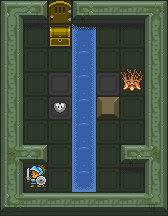

A 2D game scene composited from a Tiled map and its tileset images. What follows is a short description and the map's XML, with every tile layer's data as written:
An orthogonal 7x9 tile map with 24x24 px tiles, 5 tile layers (terrain, water, water_corners, shadows, ...), 3 tilesets.

<map version="1.0" tiledversion="2017.07.11" orientation="orthogonal" renderorder="right-down" width="7" height="9" tilewidth="24" tileheight="24" nextobjectid="1">
 <tileset firstgid="1" source="oryx_world2.tsx" />
 <tileset firstgid="3571" source="oryx_creatures.tsx" />
 <tileset firstgid="4057" source="oryx_items.tsx" />
 <layer name="terrain" width="7" height="9">
  <data encoding="csv">
440,436,431,434,435,435,441,
438,431,5,431,431,431,438,
438,431,431,431,431,431,438,
438,431,5,431,5,431,438,
438,431,5,431,5,431,438,
438,431,431,431,431,431,438,
447,436,431,431,431,434,446,
438,431,431,431,431,431,438,
442,435,435,435,435,435,443
</data>
 </layer>
 <layer name="water" width="7" height="9">
  <data encoding="csv">
0,0,0,0,0,0,0,
0,0,0,2303,0,0,0,
0,0,0,2303,0,0,0,
0,0,0,2303,0,0,0,
0,0,0,2303,0,0,0,
0,0,0,2303,0,0,0,
0,0,0,2303,0,0,0,
0,0,0,2303,0,0,0,
0,0,0,0,0,0,0
</data>
 </layer>
 <layer name="water_corners" width="7" height="9">
  <data encoding="csv">
0,0,0,0,0,0,0,
0,0,0,2304,0,0,0,
0,0,0,2730,0,0,0,
0,0,0,2730,0,0,0,
0,0,0,2730,0,0,0,
0,0,0,2730,0,0,0,
0,0,0,2730,0,0,0,
0,0,0,2389,0,0,0,
0,0,0,0,0,0,0
</data>
 </layer>
 <layer name="shadows" width="7" height="9">
  <data encoding="csv">
0,0,0,0,0,0,0,
0,458,0,459,374,374,0,
0,0,0,0,0,0,0,
0,0,0,0,0,0,0,
0,0,0,0,0,0,0,
0,0,0,0,0,0,0,
0,0,0,0,0,0,0,
0,458,0,0,0,459,0,
0,0,0,0,0,0,0
</data>
 </layer>
 <layer name="objects" width="7" height="9">
  <data encoding="csv">
0,0,709,0,0,0,0,
0,0,889,0,0,0,0,
0,0,0,0,0,0,0,
0,0,0,0,0,3767,0,
0,0,4207,0,171,0,0,
0,0,0,0,0,0,0,
0,0,0,0,0,0,0,
0,3571,0,0,0,0,0,
0,0,0,0,0,0,0
</data>
 </layer>
</map>